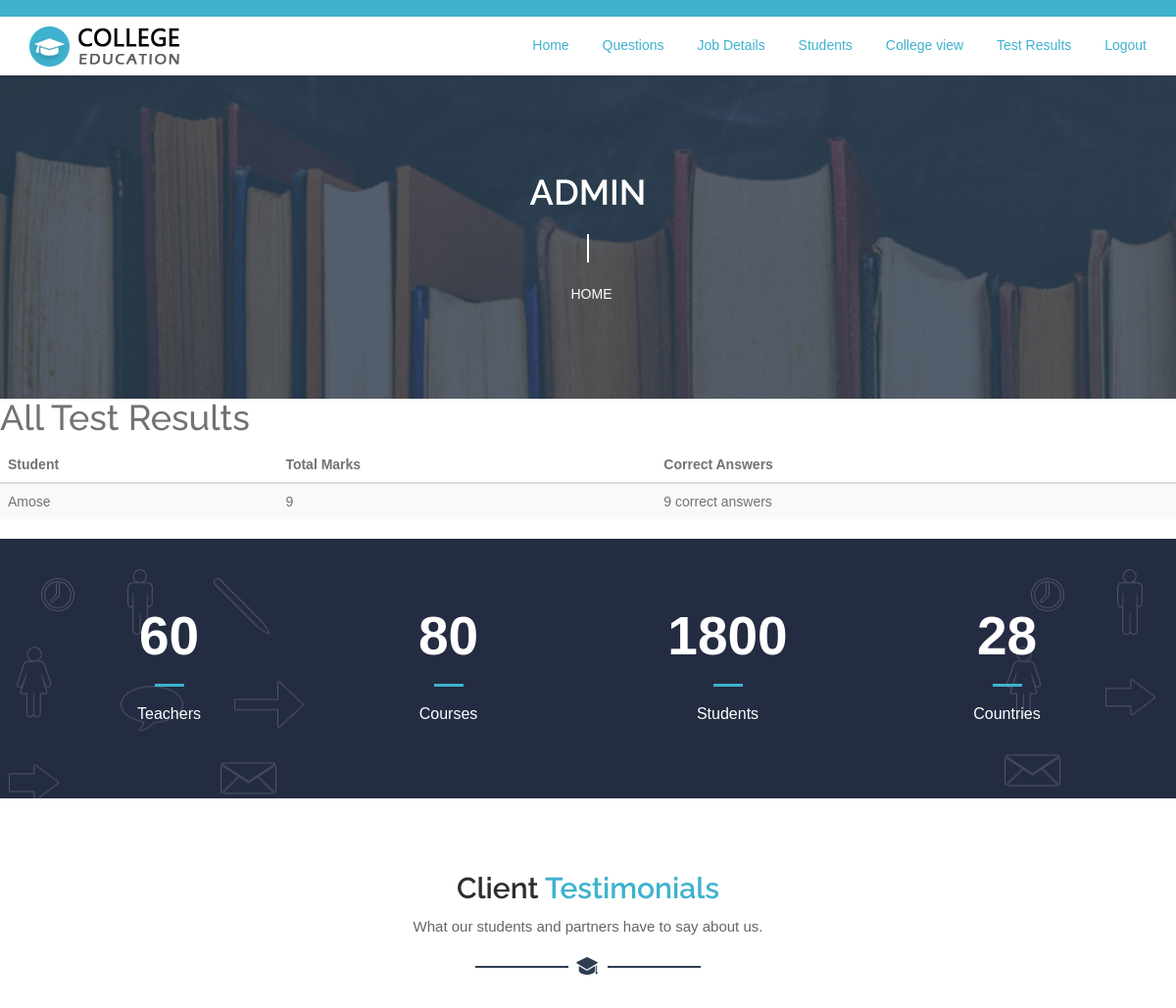
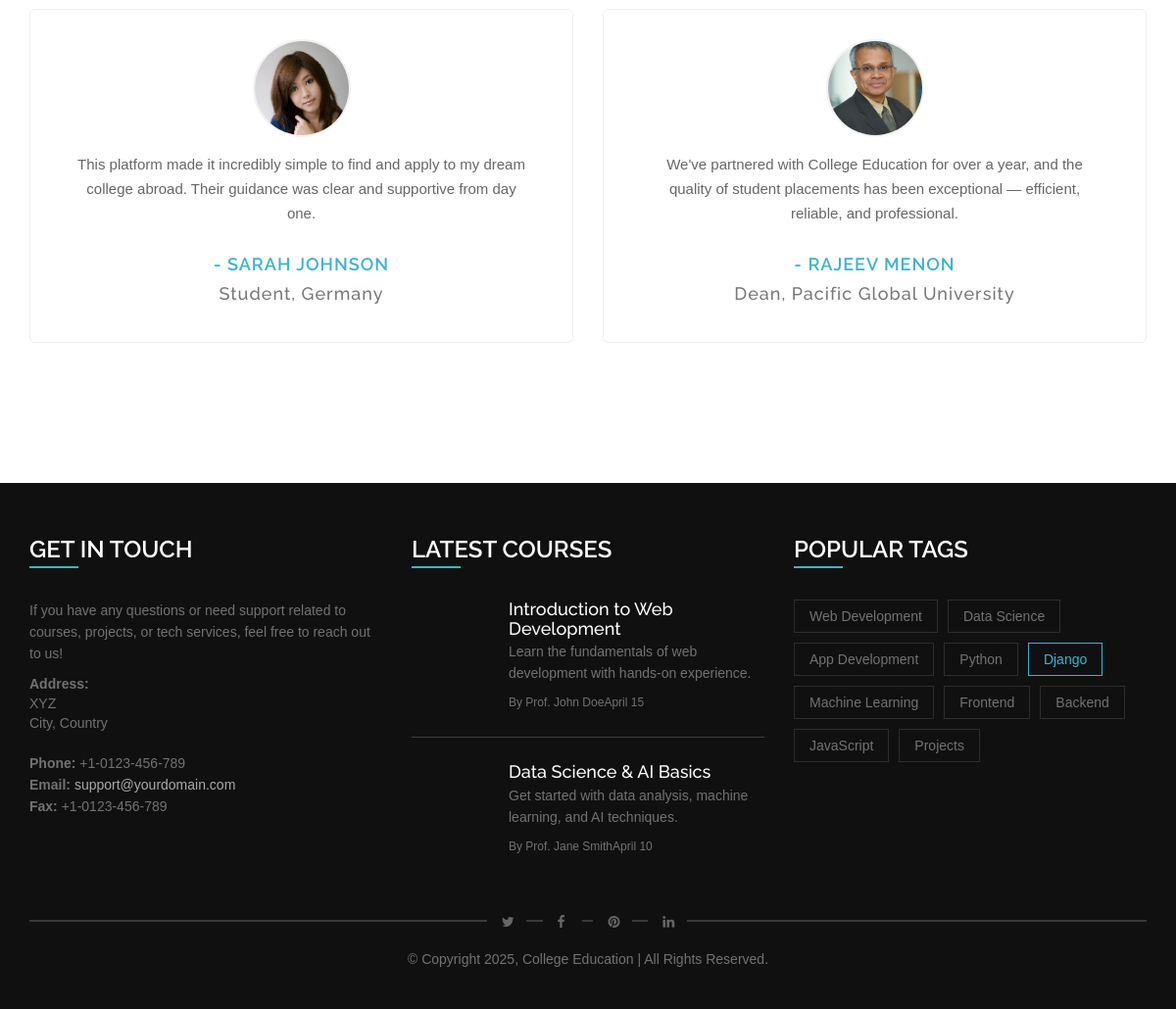
Page /std_testresult on the committed database (2 pictures, top to bottom).
### myapp/models.py (models this page shows)
class Answer(models.Model):
    std=models.ForeignKey(Student,on_delete=models.CASCADE)
    one=models.IntegerField()
    two=models.IntegerField(blank=True,null=True)
    total_sum=models.IntegerField(default=0)

class Student(models.Model):
    user=models.ForeignKey(Login,on_delete=models.CASCADE)
    name=models.CharField(max_length=30,null=True)
    email=models.EmailField()
    password=models.CharField(max_length=30,null=True)
    phone=models.CharField(max_length=30,null=True)
    location=models.CharField(max_length=30,null=True)
    qualification=models.CharField(max_length=30,null=True)
    image=models.FileField(upload_to='file' ,null=True)

### myapp/views.py (the view)
# urls.py: path('std_testresult',views.std_testresult),
def std_testresult(request):
    data=Answer.objects.all()
    return render(request,'admin/std_testresult.html',{'data':data})

### templates/admin/std_testresult.html
{% extends 'admin/common.html' %}
{% block content %}
  <h1>All Test Results</h1>
  <table class="table table-striped">
    <thead>
      <tr>
        <th>Student</th>
        <th>Total Marks</th>
        <th>Correct Answers</th>
      </tr>
    </thead>
    <tbody>
      {% for i in data %}
        <tr>
          <td>{{ i.std.name }}</td>
          <td>{{ i.total_sum }}</td>
          <td>{{ i.one }} correct answers</td>
        </tr>
      {% endfor %}
    </tbody>
  </table>
{% endblock %}

### static/css/style.css (style rules this page uses)
* { margin: 0; padding: 0; }
body { font-family: 'Open Sans', sans-serif; font-size: 14px; line-height: 1.57143; font-weight: 400; color: #727272; }
h1, h2, h3, h4, h5, h6 { font-family: 'Raleway', sans-serif; margin-top: 0; }
body { font-family: Arial; }
* { box-sizing: border-box; }

### rows in the picture
Answer: std.name "Amose", total_sum "9", one "9"
